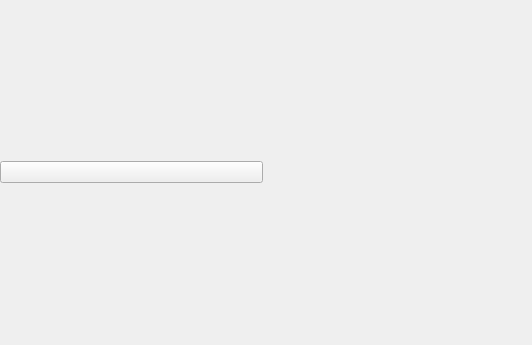
<?xml version="1.0" encoding="UTF-8"?>
<ui version="4.0">
 <class>CppQuickFixProjectSettingsWidget</class>
 <widget class="QWidget" name="CppQuickFixProjectSettingsWidget">
  <property name="geometry">
   <rect>
    <x>0</x>
    <y>0</y>
    <width>532</width>
    <height>345</height>
   </rect>
  </property>
  <layout class="QGridLayout" name="gridLayout">
   <property name="leftMargin">
    <number>0</number>
   </property>
   <property name="topMargin">
    <number>0</number>
   </property>
   <property name="rightMargin">
    <number>0</number>
   </property>
   <property name="bottomMargin">
    <number>0</number>
   </property>
   <item row="2" column="0" colspan="2">
    <layout class="QVBoxLayout" name="layout"/>
   </item>
   <item row="1" column="0">
    <widget class="QPushButton" name="pushButton_custom">
     <property name="text">
      <string/>
     </property>
    </widget>
   </item>
  </layout>
 </widget>
 <resources/>
 <connections/>
</ui>
